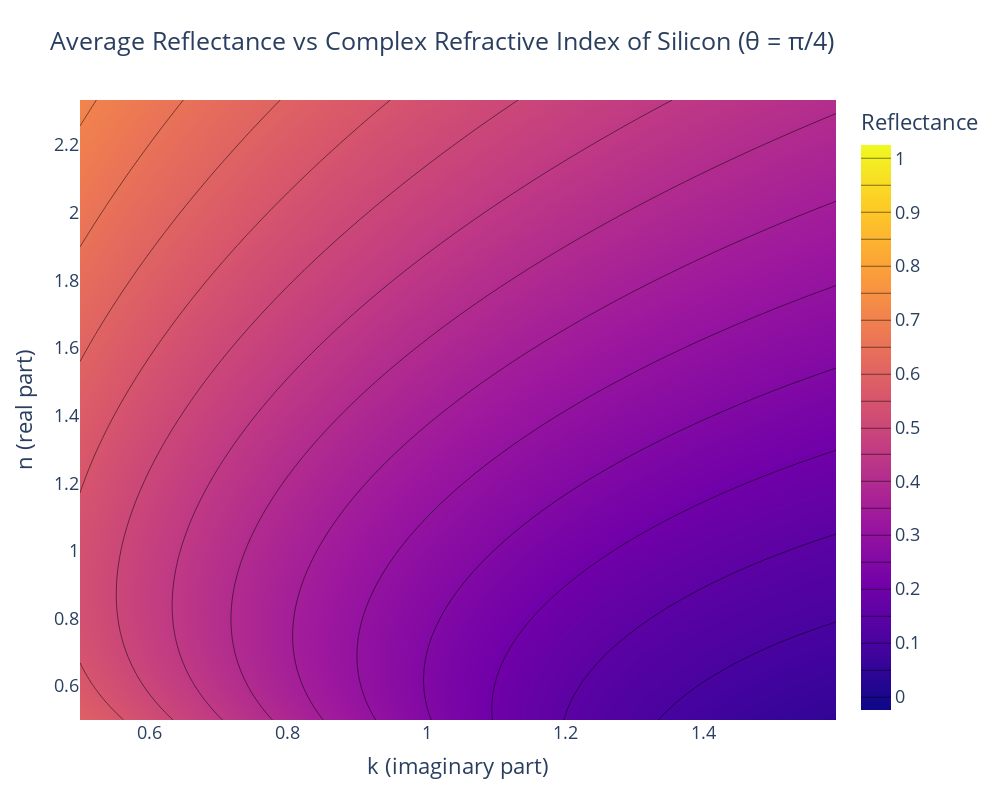

Notebook code cell kept with this figure:
### Code cell
# Create the contour plot
fig = go.Figure(
    data=go.Contour(
        z=R_avg,
        x=k_si,
        y=n_si,
        colorbar=dict(title="Reflectance"),
        contours=dict(start=0, end=1, size=0.05, coloring="heatmap"),
    )
)

# Update the layout
fig.update_layout(
    title="Average Reflectance vs Complex Refractive Index of Silicon (θ = π/4)",
    xaxis_title="k (imaginary part)",
    yaxis_title="n (real part)",
    width=1000,
    height=800,
    font=dict(size=18),
)

# Show the plot
fig.show()

### Figure 1 — Plotly figure (JSON) as saved in the notebook; plotly's stock layout.template omitted (floating-point values rounded to 4 significant figures; data arrays with more than 128 entries replaced by an {"elided": "..."} marker saying what was removed)
{"data": [{"colorbar": {"title": {"text": "Reflectance"}}, "contours": {"coloring": "heatmap", "end": 1, "size": 0.05, "start": 0}, "type": "contour", "x": [0.5, 0.5202, 0.5404, 0.5606, 0.5808, 0.601, 0.6212, 0.6414, 0.6616, 0.6818, 0.702, 0.7222, 0.7424, 0.7626, 0.7828, 0.803, 0.8232, 0.8434, 0.8636, 0.8838, 0.904, 0.9242, 0.9444, 0.9646, 0.9848, 1.005, 1.025, 1.045, 1.066, 1.086, 1.106, 1.126, 1.146, 1.167, 1.187, 1.207, 1.227, 1.247, 1.268, 1.288, 1.308, 1.328, 1.348, 1.369, 1.389, 1.409, 1.429, 1.449, 1.47, 1.49, 1.51, 1.53, 1.551, 1.571, 1.591, 1.611, 1.631, 1.652, 1.672, 1.692, 1.712, 1.732, 1.753, 1.773, 1.793, 1.813, 1.833, 1.854, 1.874, 1.894, 1.914, 1.934, 1.955, 1.975, 1.995, 2.015, 2.035, 2.056, 2.076, 2.096, 2.116, 2.136, 2.157, 2.177, 2.197, 2.217, 2.237, 2.258, 2.278, 2.298, 2.318, 2.338, 2.359, 2.379, 2.399, 2.419, 2.439, 2.46, 2.48, 2.5], "y": [0.5, 0.5185, 0.537, 0.5556, 0.5741, 0.5926, 0.6111, 0.6296, 0.6481, 0.6667, 0.6852, 0.7037, 0.7222, 0.7407, 0.7593, 0.7778, 0.7963, 0.8148, 0.8333, 0.8519, 0.8704, 0.8889, 0.9074, 0.9259, 0.9444, 0.963, 0.9815, 1, 1.019, 1.037, 1.056, 1.074, 1.093, 1.111, 1.13, 1.148, 1.167, 1.185, 1.204, 1.222, 1.241, 1.259, 1.278, 1.296, 1.315, 1.333, 1.352, 1.37, 1.389, 1.407, 1.426, 1.444, 1.463, 1.481, 1.5], "z": {"elided": "100x55 float values"}}], "layout": {"font": {"size": 18}, "height": 800, "title": {"text": "Average Reflectance vs Complex Refractive Index of Silicon (θ = π/4)"}, "width": 1000, "xaxis": {"title": {"text": "k (imaginary part)"}}, "yaxis": {"title": {"text": "n (real part)"}}}}
